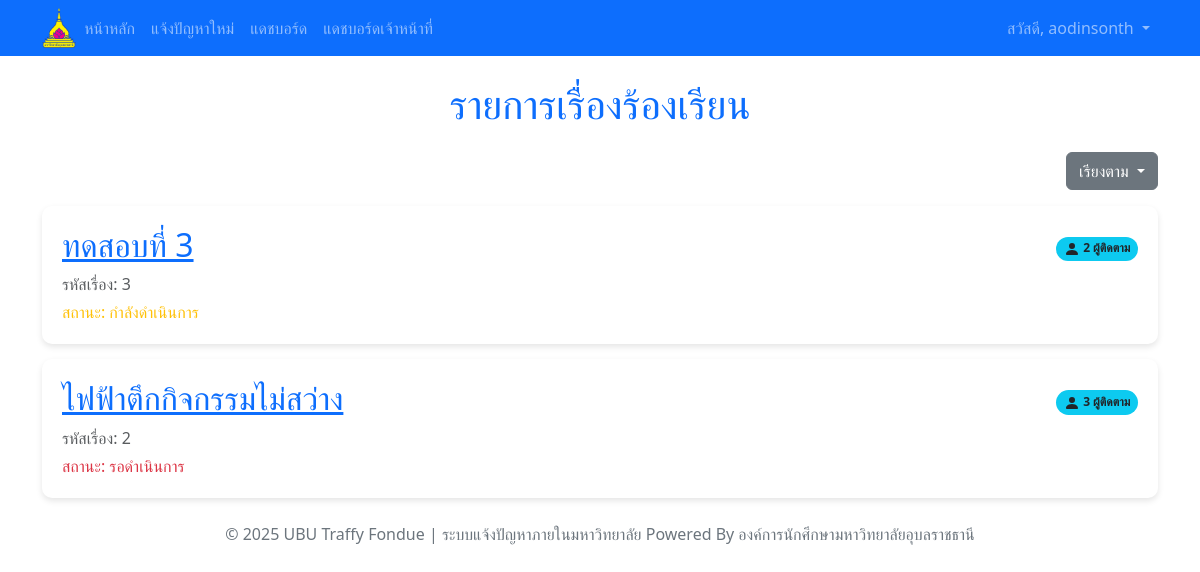
The app's page / (signed in) with its own data.
### core/models.py (models this page shows, shortened)
class Case(models.Model):
    STATUS_CHOICES = [
        ('pending', 'รอดำเนินการ'),
        ('in_progress', 'กำลังดำเนินการ'),
        ('resolved', 'แก้ไขแล้ว'),
    ]
    CATEGORY_CHOICES = [
        ('electrical', 'ไฟฟ้า'),
        ('water_supply', 'ประปา'),
        ('road_damage', 'ถนน/ทางเท้า'),
        ('other', 'อื่นๆ'),
    ]
    title = models.CharField(max_length=200)
    description = models.TextField()
    status = models.CharField(max_length=20, choices=STATUS_CHOICES, default='pending')
    category = models.CharField(max_length=50, choices=CATEGORY_CHOICES)
    reporter = models.ForeignKey(User, on_delete=models.CASCADE, related_name='reported_cases')
    created_at = models.DateTimeField(auto_now_add=True)
    updated_at = models.DateTimeField(auto_now=True)
    image_file = models.ImageField(upload_to='case_images/', blank=True, null=True)

### core/views.py (the view)
# urls.py: path('', views.home_view, name='home'),
def home_view(request):
    sort_by = request.GET.get('sort', '-created_at')
    all_cases = Case.objects.annotate(
        follower_count=Count('followers')
    ).order_by(sort_by)
    context = {
        'all_cases': all_cases,
        'status_choices': Case.STATUS_CHOICES, # ส่งตัวเลือกสถานะไปด้วย
    }
    return render(request, 'core/home.html', context)

### core/templates/core/home.html (shortened to what this page needs)
{% extends 'core/base.html' %}
{% load custom_filters %}
{% block content %}
    <h1 class="mt-4 mb-4 text-center text-primary">รายการเรื่องร้องเรียน</h1>
    <div class="mb-3 d-flex justify-content-end">
        <div class="dropdown">
            <button class="btn btn-secondary dropdown-toggle" type="button" data-bs-toggle="dropdown" aria-expanded="false">
                เรียงตาม
            </button>
        </div>
    </div>
    {% if all_cases %}
        {% for case in all_cases %}
            <div class="case-card">
                <div class="d-flex justify-content-between align-items-center">
                    <h2><a href="{% url 'case_detail' case.id %}">{{ case.title }}</a></h2>
                    <span class="badge rounded-pill bg-info text-dark">
                        <svg xmlns="http://www.w3.org/2000/svg" width="16" height="16" fill="currentColor" class="bi bi-person-fill" viewBox="0 0 16 16">
                            <path d="M3 14s-1 0-1-1 1-4 6-4 6 3 6 4-1 1-1 1H3zm5-6a3 3 0 1 0 0-6 3 3 0 0 0 0 6z"/>
                        </svg>
                        {{ case.follower_count }} ผู้ติดตาม
                    </span>
                </div>
                <p class="text-muted mb-1">รหัสเรื่อง: {{ case.id }}</p>
                <span class="status-{{ case.status }}">สถานะ: {{ case.get_status_display }}</span>
            </div>
        {% endfor %}
    {% else %}
        <div class="alert alert-info text-center">
            ยังไม่มีเรื่องร้องเรียนในระบบ
        </div>
    {% endif %}
    <footer class="text-center mt-4 text-secondary">
        © 2025 UBU Traffy Fondue | ระบบแจ้งปัญหาภายในมหาวิทยาลัย Powered By องค์การนักศึกษามหาวิทยาลัยอุบลราชธานี
    </footer>
{% endblock %}

### core/templates/core/base.html (shortened to what this page needs)
{% load static %}
<!DOCTYPE html>
<html lang="th">
<head>
    <link href="https://cdn.jsdelivr.net/npm/bootstrap@5.3.3/dist/css/bootstrap.min.css" rel="stylesheet">
</head>
<body>
    <nav class="navbar navbar-expand-lg navbar-dark bg-primary">
        <div class="container">
            <img src="{% static 'images/Ubon_Ratchathani_Univ_Emblem.svg.png' %}" alt="มหาวิทยาลัยอุบลราชธานี" style="height: 40px;">
            <div class="collapse navbar-collapse" id="navbarNav">
                <ul class="navbar-nav me-auto">
                    <li class="nav-item">
                        <a class="nav-link" href="{% url 'home' %}">หน้าหลัก</a>
                    </li>
                    <li class="nav-item">
                        <a class="nav-link" href="{% url 'create_case' %}">แจ้งปัญหาใหม่</a>
                    </li>
                    <li class="nav-item">
                        <a class="nav-link" href="{% url 'public_dashboard' %}">แดชบอร์ด</a>
                    </li>
                    {% if user.is_staff %}
                    <li class="nav-item">
                        <a class="nav-link" href="{% url 'staff_dashboard' %}">แดชบอร์ดเจ้าหน้าที่</a>
                    </li>
                    {% endif %}
                </ul>
                <ul class="navbar-nav ms-auto">
                    {% if user.is_authenticated %}
                        <li class="nav-item dropdown">
                            <a class="nav-link dropdown-toggle" href="#" id="navbarDropdown" role="button" data-bs-toggle="dropdown" aria-expanded="false">
                                สวัสดี, {{ user.username }}
                            </a>
                        </li>
                    {% endif %}
                </ul>
            </div>
        </div>
    </nav>
    <div class="container mt-4">
        {% block content %}{% endblock %}
    </div>
</body>
</html>

### records on screen
Case: title "ทดสอบที่ 3", follower_count "2", id "3", status "กำลังดำเนินการ"
Case: title "ไฟฟ้าตึกกิจกรรมไม่สว่าง", follower_count "3", id "2", status "รอดำเนินการ"

### other values on screen
{{ user.username }} "aodinsonth"
